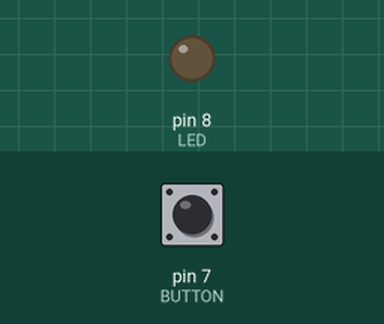
This sketch was run on a simulated Arduino Uno, built with avr-gcc and run on an emulated ATmega328P. On the bench: output pins drawn as LEDs (lit = HIGH). The test bench sets the inputs (shaded band); at power-on: pin 7 (BUTTON) LOW.

Above: at 0.8 s.
0.9 s: pin 7 (BUTTON) pulled HIGH for 0.15 s
At 1.5 s:
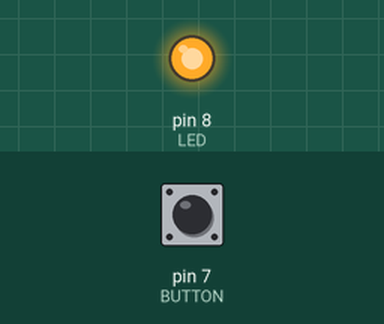
3.1 s: pin 7 (BUTTON) pulled HIGH for 1 s
At 4.61 s:
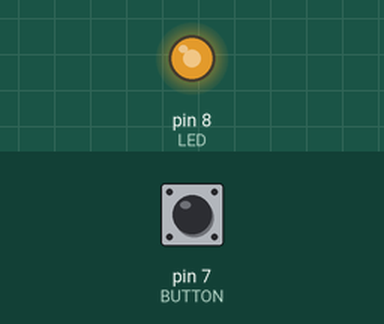
6.1 s: pin 7 (BUTTON) pulled HIGH for 3.2 s
At 7.7 s:
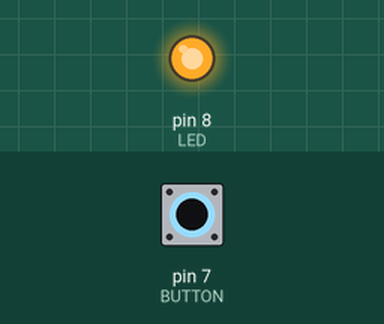
Timing chart, 0 to 11.3 s (numbered marks = the images above; inputs shaded):
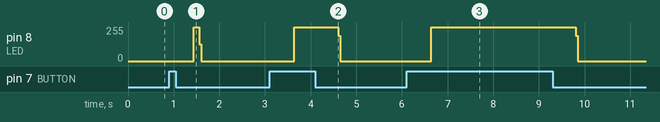

The sketch:

InterruptBuff.ino
```cpp
#define F_CPU 16000000UL
#define int8 uint8_t
#include <avr/io.h>
#include <util/delay.h>
#include <avr/interrupt.h>
#include <avr/sleep.h>

#define LED PORTB0
#define LED_PORT PORTB
#define LED_DDR DDRB
#define BUTTON PIND7
#define BUTTON_PIN PIND


void initTimer(void) {

	//timer1
	TCCR1B |= (1 << WGM12); // TC1 CTC  top at	OCR1A
	TCCR1B |= (1 << CS11) ; //cpu/8
	// initialize counter
	TCNT1 = 0;
	// initialize compare value (period - 10ms)
	OCR1A = 9999;
	// enable compare interrupt
	TIMSK1 |= (1 << OCIE1A);
	// enable global interrupts
	sei();

}

volatile int8 bufor[100];
volatile int8 index;

ISR (TIMER1_COMPA_vect)
{
	LED_PORT = 0;
	if (index == 99){
		index = 0;
	}
	if (bufor[index]){
		LED_PORT |= (1 << LED);
		bufor[index] = 0;
	}
	if (BUTTON_PIN & (1 << BUTTON)){
		bufor[index] = 1;
	}
	index++;
}


int main(void)
{
	//bufor setup
	memset(bufor, 0, sizeof(int8)*100);
	index = 0;
	//sleep mode select - IDLE
	set_sleep_mode(SLEEP_MODE_IDLE);
	//port setup
	LED_DDR = (1 << LED);

	initTimer();
	while (1)
	{
		sleep_enable();
	}
}
```

Measured:
- after the input at 0.9 s, pin 8 (LED): 0/255 → 255/255 after 0.55 s, → 0/255 0.12 s later
- after the input at 3.1 s, pin 8 (LED): 0/255 → 255/255 after 0.55 s, → 0/255 0.96 s later
- after the input at 6.1 s, pin 8 (LED): 0/255 → 255/255 after 0.55 s, → 0/255 3.2 s later
